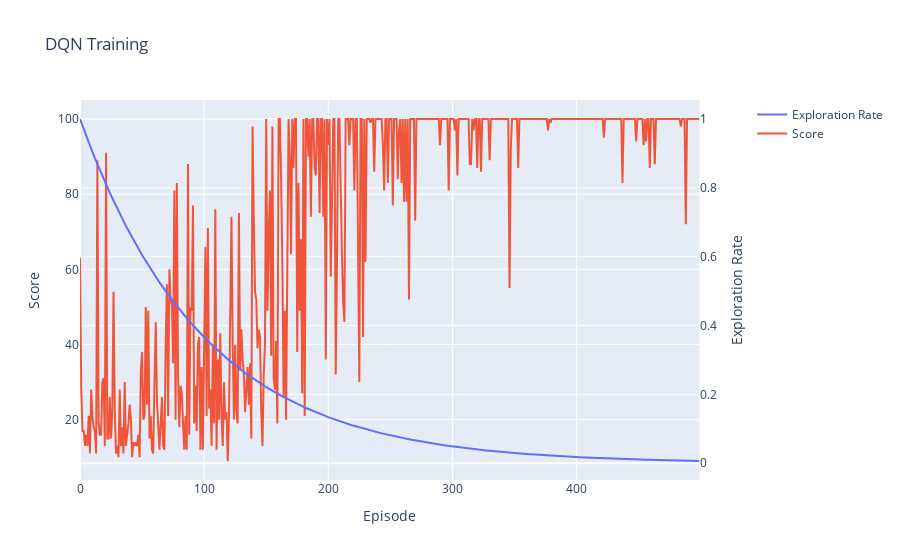
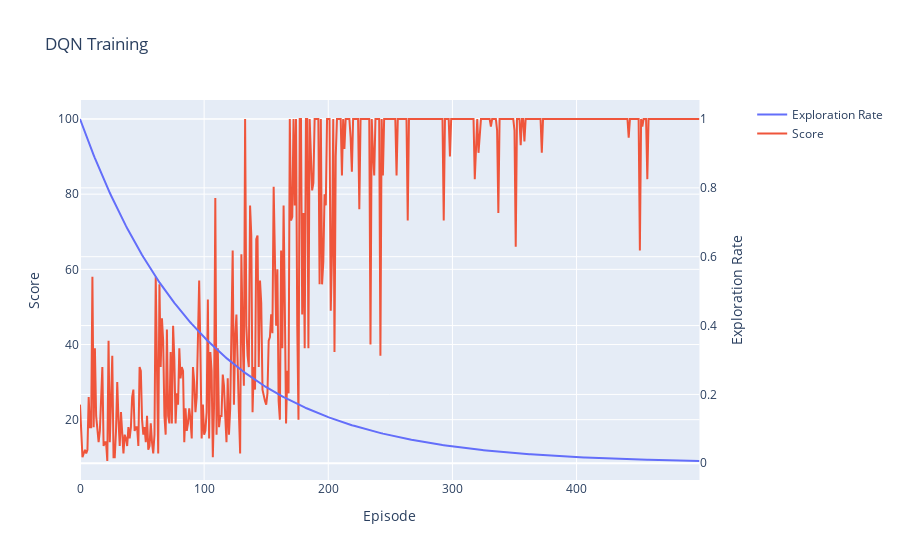
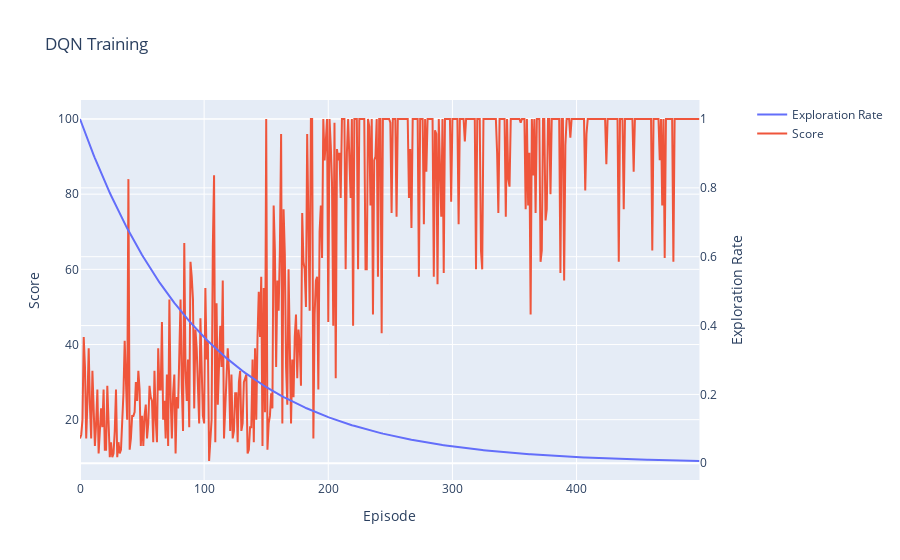

Here is the notebook cell these charts were saved with, in order:
### Markdown cell above
Lastly, because Q Learning can not learn stochastic policies, we need to incentivize the network to explore during training or else we will not learn a good value function. We do this by adding noise to the action selection during training, and reducing it over time. This is called epsilon greedy exploration. We will start with an epsilon of 1, meaning we will always take a random action, and decay it to 0 exponentially over the course of training. You want to pick a discount factor which converges to 0 just before the end of training usually.

### Code cell
import gym
from continuing_education.lib.experiments import ExperimentManager
import plotly.graph_objects as go
from plotly.subplots import make_subplots


def exploration_rate_line(
    *, explore_rate_decay: float, start_value: float, num_episodes: int
) -> list[float]:
    """Plot the exploration rate over time."""
    exploration_rate = start_value
    exploration_rates = []
    for _ in range(num_episodes):
        exploration_rates.append(exploration_rate)
        exploration_rate *= explore_rate_decay
    return exploration_rates


if __name__ == "__main__":
    LR = 1e-3
    GAMMA = 0.99999  # Cartpole benefits from a high gamma because the longer the pole is up, the higher the reward
    HIDDEN_SIZES = [16, 16]
    NUM_EPISODES = 500
    MAX_T = 100
    BATCH_SIZE = 64
    MAX_MEMORY = 10000
    EXPLORE_RATE_DECAY = 0.99
    # Do this a few times to prove consistency
    last_10_percent_mean = []

    for _ in range(3):
        env = gym.make("CartPole-v1")
        value_network = QLearningModel(
            state_size=OBSERVATION_SPACE_SHAPE[0],
            action_size=ACTION_SPACE_SIZE,
            hidden_sizes=HIDDEN_SIZES,
        ).to(DEVICE)
        optimizer = optim.Adam(value_network.parameters(), lr=LR)
        scores = dqn_train(
            env=env,
            value_network=value_network,
            optimizer=optimizer,
            gamma=GAMMA,
            num_episodes=NUM_EPISODES,
            max_t=MAX_T,
            memory=ActionReplayMemory(MAX_MEMORY),
            batch_size=BATCH_SIZE,
            exploration_rate_decay=EXPLORE_RATE_DECAY,
        )
        # Calculate the mean of the last 10 % of the scores
        last_10_percent_mean.append(
            sum(scores[int(NUM_EPISODES * 0.9) :]) / (NUM_EPISODES * 0.1)
        )
        _exploration_rate_line = exploration_rate_line(
            explore_rate_decay=EXPLORE_RATE_DECAY,
            start_value=1.0,
            num_episodes=NUM_EPISODES,
        )
        fig = make_subplots(specs=[[{"secondary_y": True}]])
        fig.add_trace(
            go.Scatter(
                x=[i for i in range(NUM_EPISODES)],
                y=_exploration_rate_line,
                name="Exploration Rate",
                mode="lines",
            ),
            secondary_y=True,
        )
        fig.add_trace(
            go.Scatter(
                x=[i for i in range(NUM_EPISODES)], y=scores, name="Score", mode="lines"
            ),
            secondary_y=False,
        )
        fig.update_layout(title="DQN Training")
        fig.update_xaxes(title_text="Episode")
        fig.update_yaxes(title_text="Exploration Rate", secondary_y=True)
        fig.update_yaxes(title_text="Score", secondary_y=False)
        fig.show()
    ExperimentManager(
        name="DQN",
        description="Main Results",
        primary_metric="last_10_percent_mean",
        file=__this_file,
    ).commit(metrics={"last_10_percent_mean": last_10_percent_mean})

### Figure 1 — Plotly figure (JSON) as saved in the notebook; plotly's stock layout.template omitted (floating-point values rounded to 4 significant figures; data arrays with more than 128 entries replaced by an {"elided": "..."} marker saying what was removed)
{"data": [{"mode": "lines", "name": "Exploration Rate", "type": "scatter", "x": {"elided": "500 int values"}, "xaxis": "x", "y": {"elided": "500 float values"}, "yaxis": "y2"}, {"mode": "lines", "name": "Score", "type": "scatter", "x": {"elided": "500 int values"}, "xaxis": "x", "y": {"elided": "500 int values"}, "yaxis": "y"}], "layout": {"title": {"text": "DQN Training"}, "xaxis": {"anchor": "y", "domain": [0, 0.94], "title": {"text": "Episode"}}, "yaxis": {"anchor": "x", "domain": [0, 1], "title": {"text": "Score"}}, "yaxis2": {"anchor": "x", "overlaying": "y", "side": "right", "title": {"text": "Exploration Rate"}}}}

### Figure 2 — Plotly figure (JSON) as saved in the notebook; plotly's stock layout.template omitted (floating-point values rounded to 4 significant figures; data arrays with more than 128 entries replaced by an {"elided": "..."} marker saying what was removed)
{"data": [{"mode": "lines", "name": "Exploration Rate", "type": "scatter", "x": {"elided": "500 int values"}, "xaxis": "x", "y": {"elided": "500 float values"}, "yaxis": "y2"}, {"mode": "lines", "name": "Score", "type": "scatter", "x": {"elided": "500 int values"}, "xaxis": "x", "y": {"elided": "500 int values"}, "yaxis": "y"}], "layout": {"title": {"text": "DQN Training"}, "xaxis": {"anchor": "y", "domain": [0, 0.94], "title": {"text": "Episode"}}, "yaxis": {"anchor": "x", "domain": [0, 1], "title": {"text": "Score"}}, "yaxis2": {"anchor": "x", "overlaying": "y", "side": "right", "title": {"text": "Exploration Rate"}}}}

### Figure 3 — Plotly figure (JSON) as saved in the notebook; plotly's stock layout.template omitted (floating-point values rounded to 4 significant figures; data arrays with more than 128 entries replaced by an {"elided": "..."} marker saying what was removed)
{"data": [{"mode": "lines", "name": "Exploration Rate", "type": "scatter", "x": {"elided": "500 int values"}, "xaxis": "x", "y": {"elided": "500 float values"}, "yaxis": "y2"}, {"mode": "lines", "name": "Score", "type": "scatter", "x": {"elided": "500 int values"}, "xaxis": "x", "y": {"elided": "500 int values"}, "yaxis": "y"}], "layout": {"title": {"text": "DQN Training"}, "xaxis": {"anchor": "y", "domain": [0, 0.94], "title": {"text": "Episode"}}, "yaxis": {"anchor": "x", "domain": [0, 1], "title": {"text": "Score"}}, "yaxis2": {"anchor": "x", "overlaying": "y", "side": "right", "title": {"text": "Exploration Rate"}}}}
